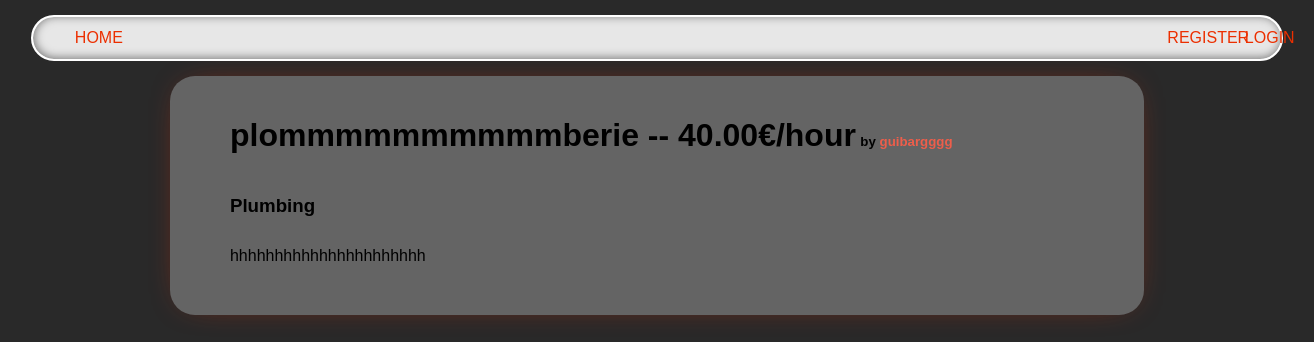
Screenshot of /services/2 with the database file from the repository.
### services/models.py (models this page shows, shortened)
class Service(models.Model):
    company = models.ForeignKey(Company, on_delete=models.CASCADE)
    name = models.CharField(max_length=40)
    name_company = models.CharField(max_length=60)
    description = models.TextField()
    price_hour = models.DecimalField(decimal_places=2, max_digits=100)
    choices = (
        ('Air Conditioner', 'Air Conditioner'),
        ('Carpentry', 'Carpentry'),
        ('Electricity', 'Electricity'),
        ('Gardening', 'Gardening'),
        ('Home Machines', 'Home Machines'),
        ('House Keeping', 'House Keeping'),
        ('Interior Design', 'Interior Design'),
        ('Locks', 'Locks'),
        ('Painting', 'Painting'),
        ('Plumbing', 'Plumbing'),
        ('Water Heaters', 'Water Heaters'),
    )
    field = models.CharField(max_length=30, blank=False,
                             null=False, choices=choices)
    date = models.DateTimeField(auto_now=True, null=False)

### services/views.py (the view)
# urls.py: path('<int:id>', v.index, name='index'),
def index(request, id):
    service = Service.objects.get(id=id)
    return render(request, 'services/single_service.html', {'service': service})

### services/templates/services/single_service.html (shortened to what this page needs)
{% extends 'main/base.html' %}
{% block content %}
    <div class='service_info_header'>
        <h1>{{service.name}} -- {{service.price_hour}}€/hour</h1>
        <h5>by <a href="/company/{{service.name_company}}">{{service.name_company}}</a></h5>
    </div>
    <h3>{{service.field}}</h3>
    <p style="text-align: left;">{{service.description}}</p>
{% endblock %}

### static/css/style.css (style rules this page uses)
body { background: #292929; font-family: 'Lexend Exa', sans-serif; padding: 0; margin: 0; }
a { color: #ee5e4b; text-decoration: none; }
.content p { text-align: center; margin: 30px 0px; white-space: pre-line; }
.service_info_header { display: block ruby; }
.service_info_header h5 { float: right; }

### rows the page displays
Service: name "plommmmmmmmmmberie", price_hour "40.00", name_company "guibargggg", field "Plumbing", description "hhhhhhhhhhhhhhhhhhhhhh"
